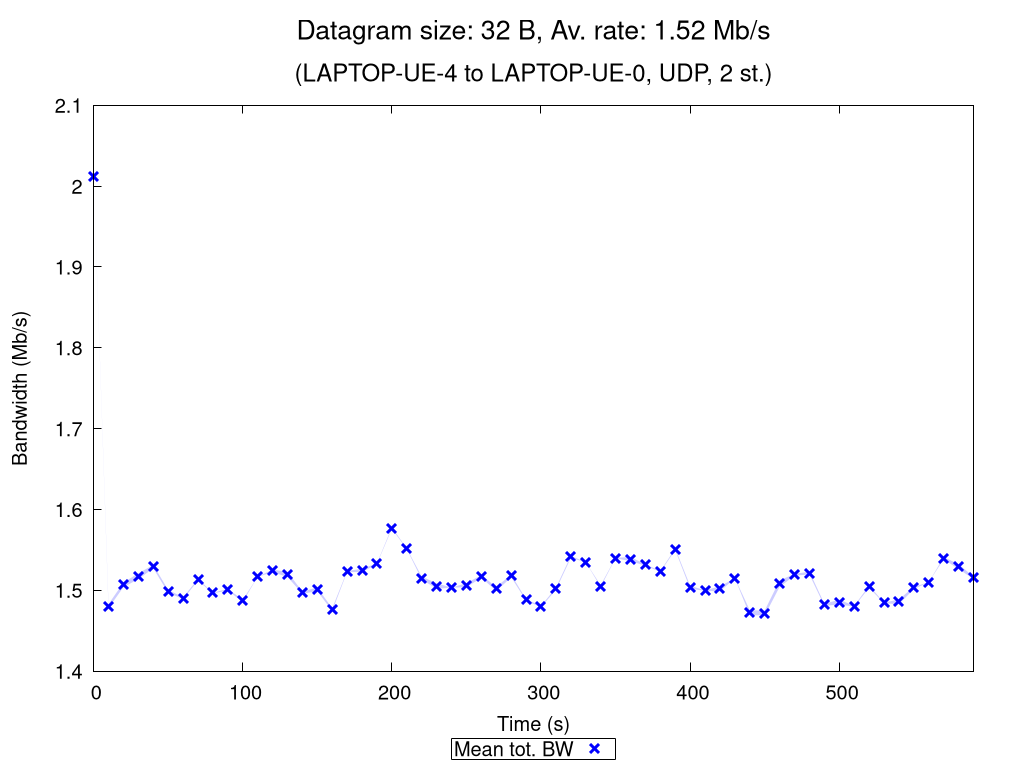

Recreate this plot in gnuplot.
set terminal pngcairo nocrop enhanced size 1024,768 font "Verdana,15"
set output "UDP_2_st_2020_10_17_21-14-10_two2one_00032B.png"

set title "{/=20 Datagram size: 32 B, Av. rate: 1.52 Mb/s}\n\n{/=18 (LAPTOP-UE-4 to LAPTOP-UE-0, UDP, 2 st.)}"

set xlabel "Time (s)"
set ylabel "Bandwidth (Mb/s)"
set ytics nomirror
set key bmargin center horizontal box samplen 1 width -1
set bmargin 4.6
set rmargin 4.5

rf = 1000000.0  # rate factor
set style fill transparent solid 0.2 noborder
set autoscale xfix
plot "UDP_2_st_2020_10_17_21-14-10_two2one_00032B_iperf_processed.dat" using 1:($2/rf-$3/rf):($2/rf+$3/rf) with filledcurves lc rgb "blue" notitle, \
     "" using 1:($2/rf) with points pt 2 ps 1.5 lw 3 lc rgb "blue" title "Mean tot. BW", \
